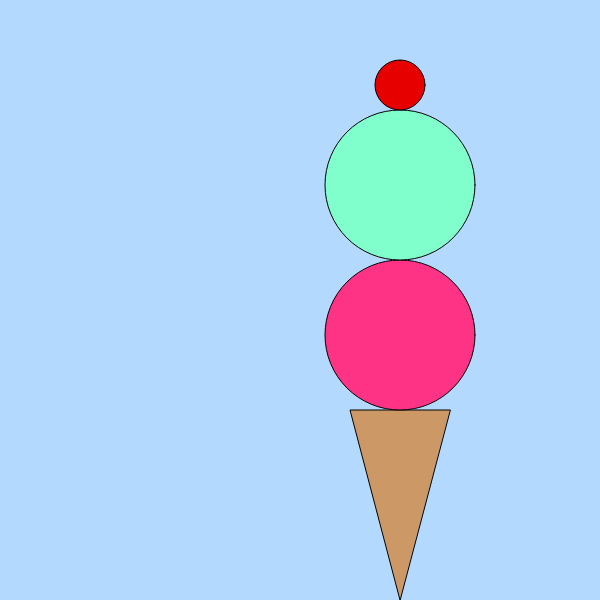
Frame 1 (no input)
Frame 60 (no input): identical to frame 1, image omitted
Frame 120 (the mouse pressed at the canvas centre since frame 60): identical to frame 1, image omitted

The p5.js sketch that drew this single still picture (run headless with seeded random() and noise() and a simulated clock; from frame 60 on, the mouse is pressed at the canvas centre):

// p5.js sketch
// ── sketch.js
function setup() {
  createCanvas (600,600);
  background (179, 217, 255);
  fill(204, 153, 102);
  triangle (450,410,350,410,400,600);
  fill(255, 51, 133);
  ellipse(400, 335, 150, 150);
  fill (128, 255, 204);
  ellipse(400, 185, 150, 150);
  fill (230, 0, 0);
  ellipse(400, 85, 50, 50);

}

function draw() {
  // put drawing code here
}
